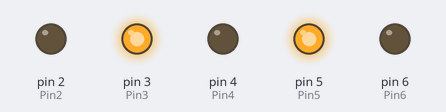
This sketch was run on a simulated Arduino Uno, built with avr-gcc and run on an emulated ATmega328P. Shown: output pins drawn as LEDs (lit = HIGH). Pins used as bus, display or sensor lines are not drawn.

Above: at 0.5 s.
At 3.5 s:
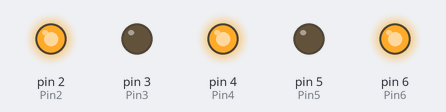
Timing chart, 0 to 4.6 s (numbered marks = the images above):
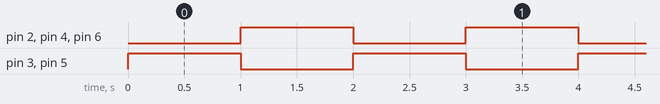

The sketch:

flipflop.ino.ino
```cpp
// deklarasi konstan
int const  Pin1=1,Pin2=2,Pin3=3,Pin4=4,Pin5=5,Pin6=6;

// void setup : untuk meletakan kode setup yang akan dibaca satu kali
void setup() {

  // kecepatan pengiriman dan penerimaan data melalui port serial
  Serial.begin (9600);

  // Deklarasi bagian PIN yang akan dipasang lampu LED
  pinMode(Pin1,OUTPUT);
  pinMode(Pin2,OUTPUT);
  pinMode(Pin3,OUTPUT);
  pinMode(Pin4,OUTPUT);
  pinMode(Pin5,OUTPUT);
  pinMode(Pin6,OUTPUT);
  }

// void loop : untuk meletakan kode utama yang akan dibaca berulang - ulang
void loop() {

  //perintah untuk lampu yang berada di PIN ganjil menyala dan PIN genap Mati dengan delay 1 detik
  digitalWrite(Pin1,HIGH);
  digitalWrite(Pin3,HIGH);
  digitalWrite(Pin5,HIGH);
  digitalWrite(Pin2,LOW);
  digitalWrite(Pin4,LOW);
  digitalWrite(Pin6,LOW);
  delay(1000);

  //perintah untuk lampu yang berada di PIN genap menyala dan PIN ganjil mati dengan delay 1 detik
  digitalWrite(Pin2,HIGH);
  digitalWrite(Pin4,HIGH);
  digitalWrite(Pin6,HIGH);
  digitalWrite(Pin1,LOW);
  digitalWrite(Pin3,LOW);
  digitalWrite(Pin5,LOW);
  delay(1000);

  }
```

Measured:
- by itself, pin 2 (Pin2), pin 3 (Pin3), pin 4 (Pin4), pin 5 (Pin5), pin 6 (Pin6): alternates HIGH for 1.0 s and LOW for 1.0 s
